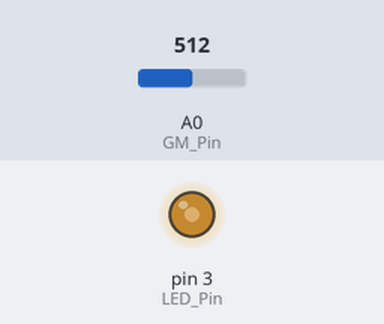
The sketch below on a simulated Arduino Uno, built with avr-gcc and run on an emulated ATmega328P. Shown: output pins drawn as LEDs (lit = HIGH). Inputs (shaded band) come from the test bench; at power-on: A0 (GM_Pin) = 512. What the sketch prints to the serial monitor is not drawn.

Above: at 3.8 s.
3.9 s: A0 (GM_Pin) set to 306
At 7.1 s:
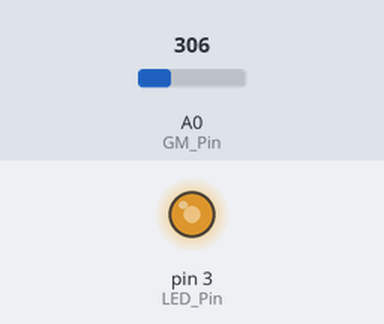
7.8 s: A0 (GM_Pin) set to 122
At 9.4 s:
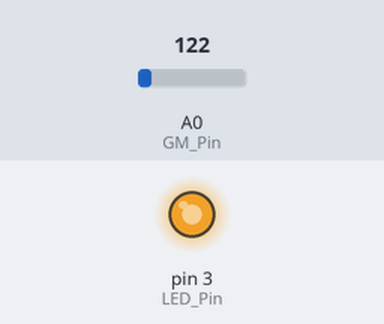
11.7 s: A0 (GM_Pin) set to 900
At 12.9 s:
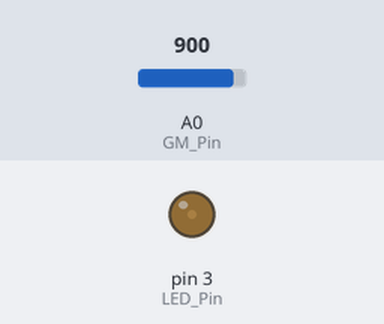
15.6 s: A0 (GM_Pin) set to 511
At 18.8 s:
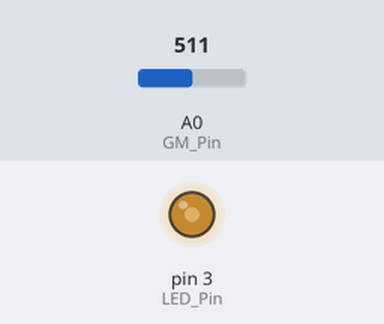
Timing chart, 0 to 20.3 s (numbered marks = the images above; inputs shaded):
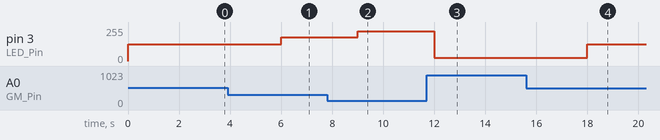

Measured:
- after the input at 3.9 s, pin 3 (LED_Pin): 125/255 → 177/255 after 2.1 s
- after the input at 7.8 s, pin 3 (LED_Pin): 177/255 → 224/255 after 1.2 s
- after the input at 11.7 s, pin 3 (LED_Pin): 224/255 → 26/255 after 0.30 s
- after the input at 15.6 s, pin 3 (LED_Pin): 26/255 → 125/255 after 2.4 s

The sketch:

code.ino
```cpp
// (licence header left out)
#define GM_Pin A0  //光敏管脚，电压值：10000-0
#define LED_Pin 3  // LED管脚


int incomingByte = 0;             // 接收到的 data byte
String inputString = "";          // 用来储存接收到的内容
boolean newLineReceived = false;  // 前一次数据结束标志
boolean startBit = false;         //协议开始标志


String returntemp = "";  //存储返回值
int g_GM = 0;
int g_LT = 0;

/*printf格式化字符串初始化*/
int serial_putc(char c, struct __file*) {
  Serial.write(c);
  return c;
}
void printf_begin(void) {
  fdevopen(&serial_putc, 0);
}
/**
* Function       setup
* @author        jeiker
* @date          2024.06.04
* @brief         初始化配置
* @param[in]     void
* @retval        void
* @par History   无
*/
void setup() {
  //pinMode(GM_Pin, INPUT_PULLUP);
  pinMode(LED_Pin, OUTPUT);  //初始化LED IO口为输出方式

  Serial.begin(9600);  //波特率9600 （WIFI通讯设定波特率）

  printf_begin();  //初始化printf
}
/**
* Function       loop
* @author        jeiker
* @date          2024.06.04
* @brief         根据光敏电阻读取到的数值控制LED调节不同光照灯的亮度
* @param[in]     void
* @retval        void
* @par History   无
*/

void loop() {
  int val = analogRead(GM_Pin);  //读取A0口的电压值并赋值到val
  /* AD: x: 0~1024   Lux: y: 10000~0
   y = -(10000/1024) x + 10000;
   y = -9.76x + 10000; 约等于y = -10x+10000   */
  g_GM = -10 * val + 10000;
  g_LT = map(g_GM, 10000, 0, 0, 255);       //10000-0 划分到 0-255
  analogWrite(LED_Pin, 255 - g_LT);         //将划分好后的值模拟写入LED管脚
                                            // while (1)//newLineReceived)
                                            // {
                                            //       if(inputString.indexOf("LTCTR") == -1)    //如果要检索的字符串值“LTCTR”没有出现
                                            //       {
                                            //           returntemp = "$LTCTR-2,#";  //返回不匹配
                                            //           Serial.print(returntemp); //返回协议数据包
                                            //           inputString = "";   // clear the string
                                            //           newLineReceived = false; // 前一次数据结束标志
                                            //           break;
                                            //       }
  g_LT = map(g_LT, 0, 255, 100, 0);         //0-255 划分到 0-100
  printf("$LTCTR-LX%d-LT%d#", g_GM, g_LT);  //打印光强和亮度
  inputString = "";                         // clear the string
  delay(3000);
  //   newLineReceived = false;
  //   }
}
/**
* Function       serialEvent
* @author        jeiker
* @date          2024.06.04
* @brief         串口接收中断
* @param[in]     void
* @retval        void
* @par History   无
*/
//void serialEvent()
//{
//  while (Serial.available())                   //如果串口接收到数据则进入循环
//  {
//    incomingByte = Serial.read();              //一个字节一个字节地读，下一句是读到的放入字符串数组中组成一个完成的数据包
//    if(incomingByte == '$')                    //如果到来的字节是'$'，开始读取
//    {
//      startBit= true;
//    }
//    if(startBit == true)
//    {
//       inputString += (char) incomingByte;     // 全双工串口可以不用在下面加延时，半双工则要加的//
//    }
//    if (incomingByte == '^')                  //如果到来的字节是'#'，读取结束
//    {
//       newLineReceived = true;
//       startBit = false;
//    }
//  }
//}
```
